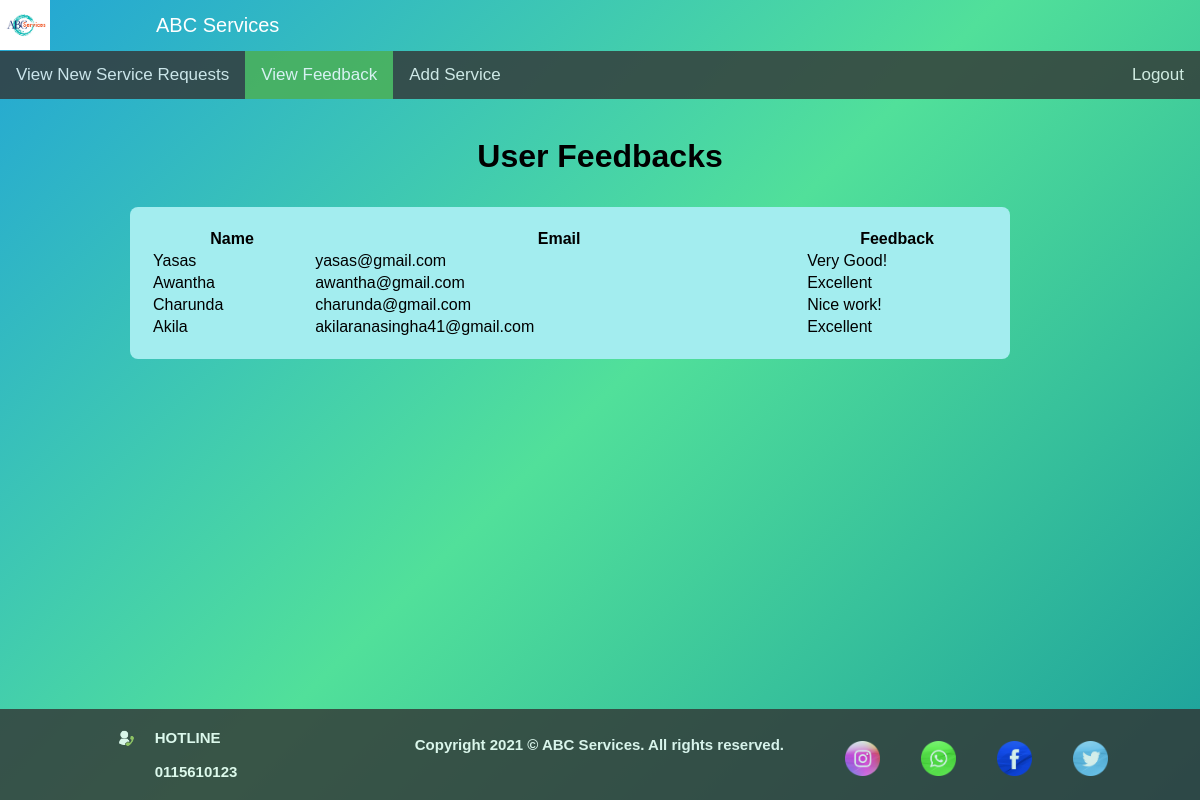
The app's page /admin/viewfeedback.php with its own data.
### tables this page shows
CREATE TABLE `feedback` (
  `feedbackid` int NOT NULL AUTO_INCREMENT,
  `feedbackname` varchar(50) DEFAULT NULL,
  `feedbackemail` varchar(100) DEFAULT NULL,
  `feedback` varchar(200) DEFAULT NULL,
  PRIMARY KEY (`feedbackid`)
);

### admin/viewfeedback.php (the view, shortened to what this page needs)
<html>
<head>
<link rel="stylesheet" type="text/css" href="../css/headfoot.css"/>
<link rel="stylesheet" type="text/css" href="../css/formstyle.css"/>
</head>
<Body>
<header id = "header">
<div class="topnavname">
	<img src="../images/example.png">
	<a class="active" href="#">ABC Services</a>
</div>
</header>
<header id = "header">
<div class="topnav">
	<a href="viewservices.php">View New Service Requests</a>
	<a class="active" href="#">View Feedback</a>
	<a href="addservice.php">Add Service</a>
	<div>
		<a href="../php/logout.php">Logout</a>
	</div>
</div>
</header>
<br >
<h1 align = "center">User Feedbacks</h1>
<div class="row">
	<div class="colfot1"></div>
	<div class="colfot3 input-form">
		<table>
		<tr >
		<th>Name</th>
		<th>Email</th>
		<th>Feedback</th>
		</tr>
		<?php
		include '../php/conn.php';
		$sql = "SELECT * FROM is1109.feedback";
		$result = $conn->query($sql);
		if($result->num_rows > 0)
		{
			while($row = $result->fetch_assoc())
			{
				echo "<tr>
				<td>".$row["feedbackname"]."</td>
				<td>".$row["feedbackemail"]."</td>
				<td>".$row["feedback"]."</td>
				</tr>";
			}
		}
		?>
		</table>
	</div>
	<div class="colfot1"></div>
</div>
<?php include '../php/fixedfooter.php';?>
</body>
</html>

### css/headfoot.css (style rules this page uses)
body { margin: 0; font-family: Arial, Helvetica, sans-serif; width : 100%; height :100vh; background: linear-gradient(-45deg,#1B9F9C,#51E09A,#23A6D5) }
* { box-sizing:border-box; }
.topnav { overflow: hidden; background-color: #e9e9e9; }
.topnavname { overflow: hidden; }
.topnavname a.active { color: white; }
.topnavname a { float: left; color: #f2f2f2; text-align: center; padding: 14px 106px; text-decoration: none; font-size: 20px; }
.topnavname img { float: left; width: 50px; height: 50px; }
.topnav { overflow: hidden; background-color: #333; opacity: 0.8; transition: all 0.5s; }
.topnav a { float: left; color: #f2f2f2; text-align: center; padding: 14px 16px; text-decoration: none; font-size: 17px; }
.topnav div { float: right; color: #f2f2f2; text-align: center; text-decoration: none; font-size: 17px; }
.topnav a.active { background-color: #4CAF50; color: white; }
.colfot1 { float: left; width: 10%; padding: 10px; }
.colfot3 { float: left; width: 75%; padding: 10px; }
.row:after { content: ""; display: table; clear: both; }

### css/formstyle.css (style rules this page uses)
.input-form table { width: 100%; padding: 20px; background-color:rgb(163, 237, 239); color: black; border-radius:8px; }

### records on screen
feedback: feedbackname "Yasas", feedbackemail "yasas@gmail.com", feedback "Very Good!"
feedback: feedbackname "Awantha", feedbackemail "awantha@gmail.com", feedback "Excellent"
feedback: feedbackname "Charunda", feedbackemail "charunda@gmail.com", feedback "Nice work!"
feedback: feedbackname "Akila", feedbackemail "akilaranasingha41@gmail.com", feedback "Excellent"
